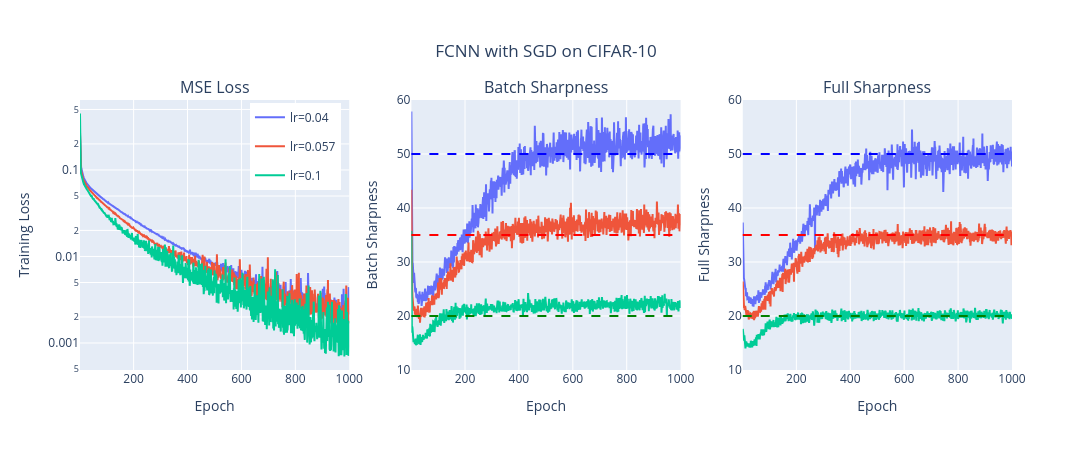

Write notebook code for a chart like this one.
### Code cell
from plotly.subplots import make_subplots
import plotly.graph_objects as go

md, out = fn.load_output_files(output_dir)
lr_mapping = {16: 0.04, 17: 0.057, 18: 0.1}
out = out[out['model_id'].isin([16, 17, 18])]
out['learning_rate'] = out['model_id'].map(lr_mapping)

colors = {0.04: px.colors.qualitative.Plotly[0], 0.057: px.colors.qualitative.Plotly[1], 0.1: px.colors.qualitative.Plotly[2]}

fig = make_subplots(rows=1, cols=3, subplot_titles=("MSE Loss", "Batch Sharpness", "Full Sharpness"))

for lr, group in out.groupby('learning_rate'):
    color = colors[lr]

    # Plot 1 - Training Loss
    fig.add_trace(go.Scatter(
        x=group['epoch'], y=group['train_loss'],
        mode='lines', name=f'lr={lr}',
        line=dict(color=color),
        legendgroup=str(lr),
    ), row=1, col=1)

    # Plot 2 - Batch Sharpness
    fig.add_trace(go.Scatter(
        x=group['epoch'], y=group['sharpness_H_batch'],
        mode='lines', name=f'lr={lr}',
        line=dict(color=color),
        legendgroup=str(lr),
        showlegend=False,
    ), row=1, col=2)

    # Plot 3 - Full Sharpness
    fig.add_trace(go.Scatter(
        x=group['epoch'], y=group['sharpness_H_full'],
        mode='lines', name=f'lr={lr}',
        line=dict(color=color),
        legendgroup=str(lr),
        showlegend=False,
    ), row=1, col=3)

# Log y-axis for training loss
fig.update_yaxes(type='log', row=1, col=1)

# Y-axis range for sharpness plots
fig.update_yaxes(range=[10, 60], row=1, col=2)
fig.update_yaxes(range=[10, 60], row=1, col=3)

# Horizontal lines for sharpness plots
for col in [2, 3]:
    for y, color in [(50, 'blue'), (35, 'red'), (20, 'green')]:
        fig.add_hline(y=y, line_dash="dash", line_color=color, row=1, col=col)

fig.update_xaxes(title_text="Epoch")
fig.update_yaxes(title_text="Training Loss", row=1, col=1)
fig.update_yaxes(title_text="Batch Sharpness", row=1, col=2)
fig.update_yaxes(title_text="Full Sharpness", row=1, col=3)

fig.update_layout(
    height=450,
    width=1600,
    legend=dict(yanchor="top", y=0.99, xanchor="right", x=0.28),
    title={
        'text': "FCNN with SGD on CIFAR-10",
        'y': 0.9,
        'x': 0.5,
        'xanchor': 'center',
        'yanchor': 'top'
    },
)

fig.show()
fig.write_html(Path("../plots/sgd_plots/sgd_triplet.html"))

### Figure 1 — Plotly figure (JSON) as saved in the notebook; plotly's stock layout.template omitted (floating-point values rounded to 4 significant figures; data arrays with more than 128 entries replaced by an {"elided": "..."} marker saying what was removed)
{"data": [{"legendgroup": "0.04", "line": {"color": "#636EFA"}, "mode": "lines", "name": "lr=0.04", "x": {"elided": "1000 int values"}, "y": {"elided": "1000 float values"}, "type": "scatter", "xaxis": "x", "yaxis": "y"}, {"legendgroup": "0.04", "line": {"color": "#636EFA"}, "mode": "lines", "name": "lr=0.04", "showlegend": false, "x": {"elided": "1000 int values"}, "y": {"elided": "1000 float values"}, "type": "scatter", "xaxis": "x2", "yaxis": "y2"}, {"legendgroup": "0.04", "line": {"color": "#636EFA"}, "mode": "lines", "name": "lr=0.04", "showlegend": false, "x": {"elided": "1000 int values"}, "y": {"elided": "1000 float values"}, "type": "scatter", "xaxis": "x3", "yaxis": "y3"}, {"legendgroup": "0.057", "line": {"color": "#EF553B"}, "mode": "lines", "name": "lr=0.057", "x": {"elided": "1000 int values"}, "y": {"elided": "1000 float values"}, "type": "scatter", "xaxis": "x", "yaxis": "y"}, {"legendgroup": "0.057", "line": {"color": "#EF553B"}, "mode": "lines", "name": "lr=0.057", "showlegend": false, "x": {"elided": "1000 int values"}, "y": {"elided": "1000 float values"}, "type": "scatter", "xaxis": "x2", "yaxis": "y2"}, {"legendgroup": "0.057", "line": {"color": "#EF553B"}, "mode": "lines", "name": "lr=0.057", "showlegend": false, "x": {"elided": "1000 int values"}, "y": {"elided": "1000 float values"}, "type": "scatter", "xaxis": "x3", "yaxis": "y3"}, {"legendgroup": "0.1", "line": {"color": "#00CC96"}, "mode": "lines", "name": "lr=0.1", "x": {"elided": "1000 int values"}, "y": {"elided": "1000 float values"}, "type": "scatter", "xaxis": "x", "yaxis": "y"}, {"legendgroup": "0.1", "line": {"color": "#00CC96"}, "mode": "lines", "name": "lr=0.1", "showlegend": false, "x": {"elided": "1000 int values"}, "y": {"elided": "1000 float values"}, "type": "scatter", "xaxis": "x2", "yaxis": "y2"}, {"legendgroup": "0.1", "line": {"color": "#00CC96"}, "mode": "lines", "name": "lr=0.1", "showlegend": false, "x": {"elided": "1000 int values"}, "y": {"elided": "1000 float values"}, "type": "scatter", "xaxis": "x3", "yaxis": "y3"}], "layout": {"xaxis": {"anchor": "y", "domain": [0.0, 0.2889], "title": {"text": "Epoch"}}, "yaxis": {"anchor": "x", "domain": [0.0, 1.0], "type": "log", "title": {"text": "Training Loss"}}, "xaxis2": {"anchor": "y2", "domain": [0.3556, 0.6444], "title": {"text": "Epoch"}}, "yaxis2": {"anchor": "x2", "domain": [0.0, 1.0], "range": [10, 60], "title": {"text": "Batch Sharpness"}}, "xaxis3": {"anchor": "y3", "domain": [0.7111, 1.0], "title": {"text": "Epoch"}}, "yaxis3": {"anchor": "x3", "domain": [0.0, 1.0], "range": [10, 60], "title": {"text": "Full Sharpness"}}, "annotations": [{"font": {"size": 16}, "showarrow": false, "text": "MSE Loss", "x": 0.1444, "xanchor": "center", "xref": "paper", "y": 1.0, "yanchor": "bottom", "yref": "paper"}, {"font": {"size": 16}, "showarrow": false, "text": "Batch Sharpness", "x": 0.5, "xanchor": "center", "xref": "paper", "y": 1.0, "yanchor": "bottom", "yref": "paper"}, {"font": {"size": 16}, "showarrow": false, "text": "Full Sharpness", "x": 0.8556, "xanchor": "center", "xref": "paper", "y": 1.0, "yanchor": "bottom", "yref": "paper"}], "shapes": [{"line": {"color": "blue", "dash": "dash"}, "type": "line", "x0": 0, "x1": 1, "xref": "x2 domain", "y0": 50, "y1": 50, "yref": "y2"}, {"line": {"color": "red", "dash": "dash"}, "type": "line", "x0": 0, "x1": 1, "xref": "x2 domain", "y0": 35, "y1": 35, "yref": "y2"}, {"line": {"color": "green", "dash": "dash"}, "type": "line", "x0": 0, "x1": 1, "xref": "x2 domain", "y0": 20, "y1": 20, "yref": "y2"}, {"line": {"color": "blue", "dash": "dash"}, "type": "line", "x0": 0, "x1": 1, "xref": "x3 domain", "y0": 50, "y1": 50, "yref": "y3"}, {"line": {"color": "red", "dash": "dash"}, "type": "line", "x0": 0, "x1": 1, "xref": "x3 domain", "y0": 35, "y1": 35, "yref": "y3"}, {"line": {"color": "green", "dash": "dash"}, "type": "line", "x0": 0, "x1": 1, "xref": "x3 domain", "y0": 20, "y1": 20, "yref": "y3"}], "legend": {"yanchor": "top", "y": 0.99, "xanchor": "right", "x": 0.28}, "title": {"text": "FCNN with SGD on CIFAR-10", "y": 0.9, "x": 0.5, "xanchor": "center", "yanchor": "top"}, "height": 450, "width": 1600}}
